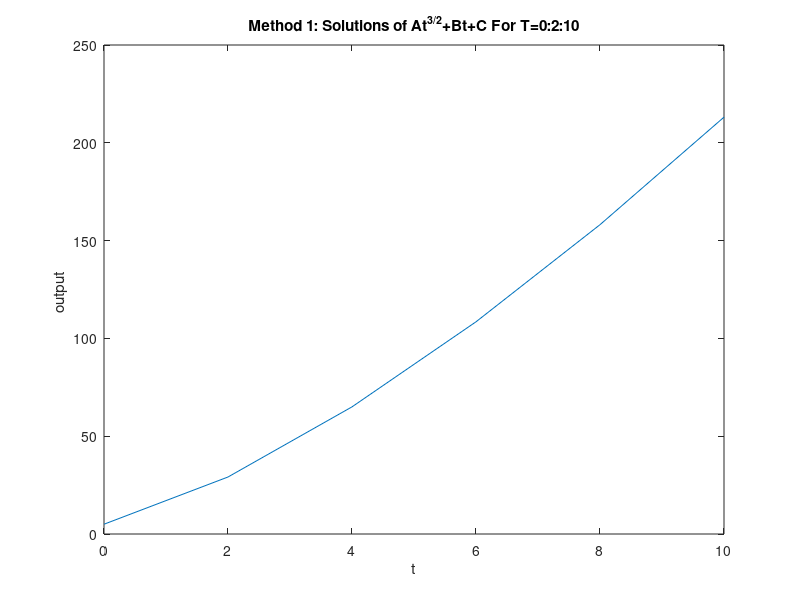
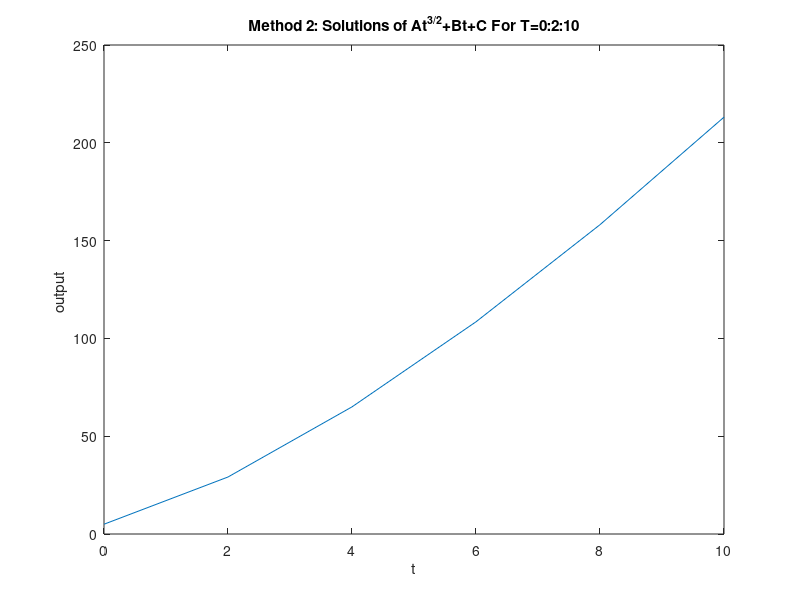

Write the MATLAB code that produced these figures, in order.
% plots a function 
close all; clear; clc;
t = [0:2:10] 

A = input( 'Enter constant (A): ' );
B = input( 'Enter constant (B): ' );
C = input( 'Enter constant (C): ' );

% Method 1 
disp("--------------Method 1")
y = A.*t.^(3/2)+B.*t+C

plot(t,y)
title('Method 1: Solutions of At^{3/2}+Bt+C For T=0:2:10')
xlabel( 't' );
ylabel( 'output ' );

% Method 2 
% initialize with empty zero array
arr = zeros(1,5);
% run for loop and evaluate for each val
disp("--------------Method 2") 
for idx=1:length(t)
    num=t(idx);
	result = (A*num^(3/2)) + (B*num) + C;
    arr(idx) = result; 
end
arr

figure
plot(t,arr)
title('Method 2: Solutions of At^{3/2}+Bt+C For T=0:2:10')
xlabel( 't' );
ylabel( 'output ' );